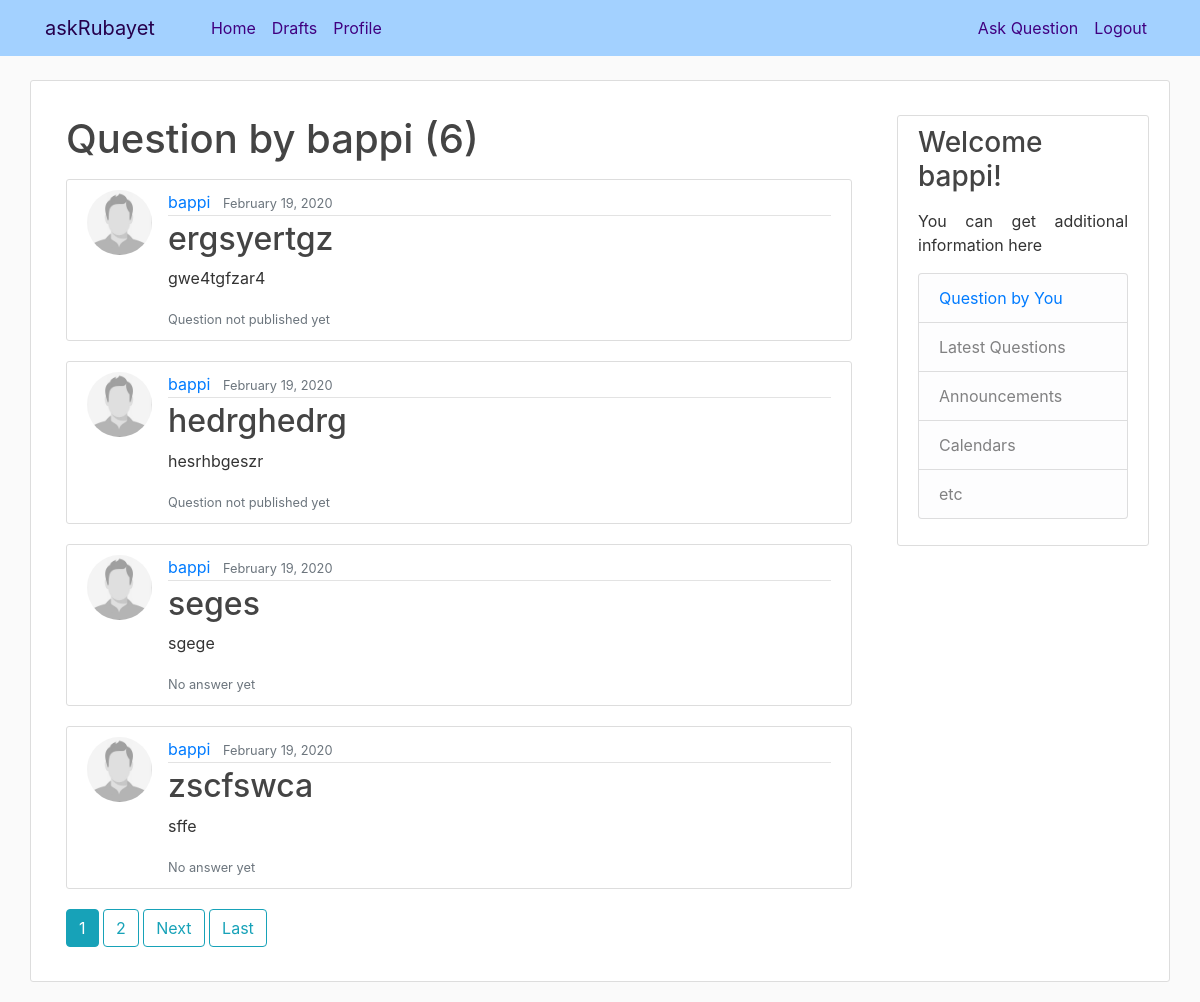
/user/bappi (signed in), run on an earlier commit of the app's database.
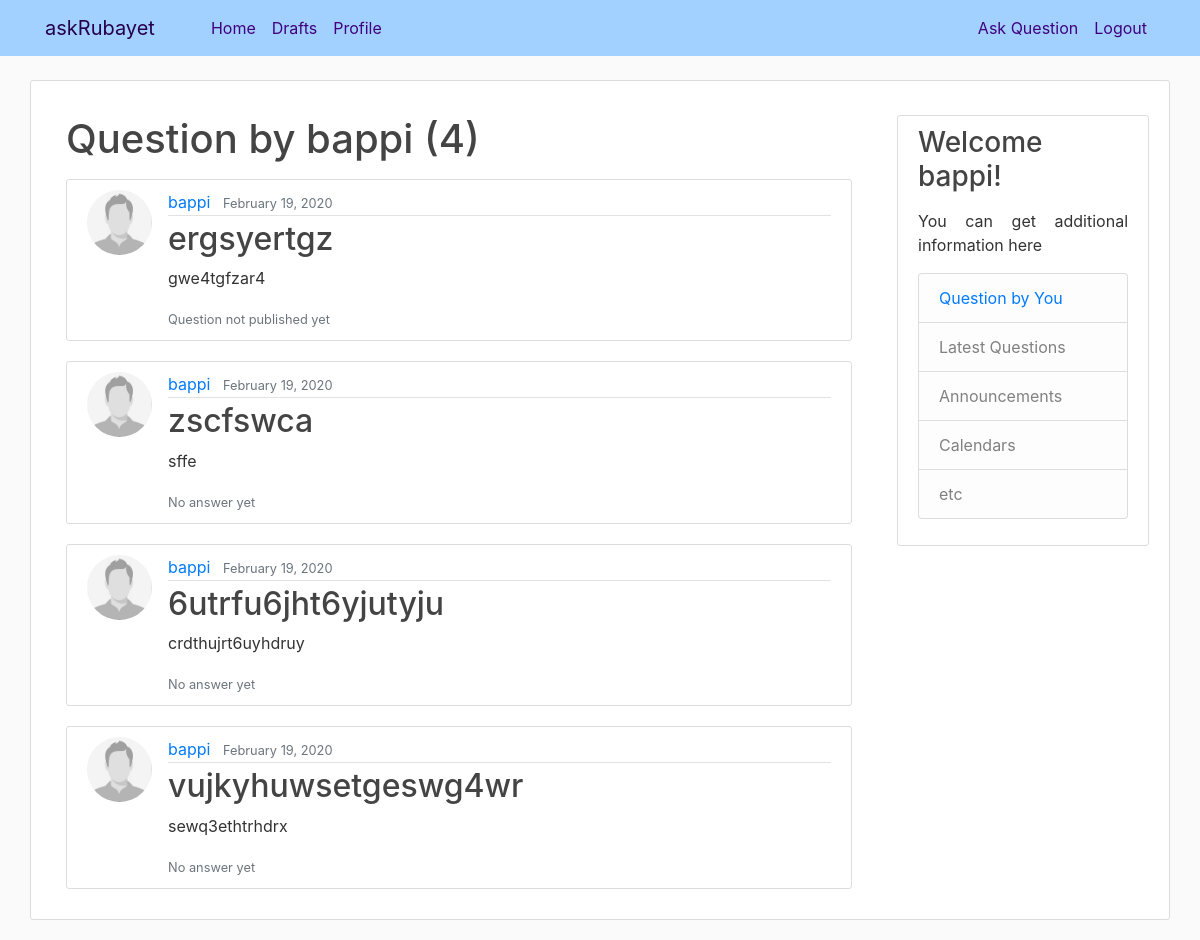
And on a later commit of the database.
### ask/models.py (models this page shows, shortened)
class Question(models.Model):
    author                  = models.ForeignKey(settings.AUTH_USER_MODEL, on_delete=models.CASCADE)
    title                   = models.CharField(max_length=300)
    optional_description    = models.TextField(blank=True, null=True)
    created_date            = models.DateTimeField(default=timezone.now)
    published_date          = models.DateTimeField(blank=True, null=True)
    def approved_answer(self):
        return self.answer.filter(approved_answer=True)

### users/models.py (models this page shows, shortened)
class Profile(models.Model):
    user = models.OneToOneField(User, on_delete=models.CASCADE)
    image = models.ImageField(default='default.jpg', upload_to='profile_pics')
    first_name = models.CharField(max_length=30, default='', blank=True, null=True)
    last_name = models.CharField(max_length=30, default='', blank=True, null=True)
    phone = models.CharField(max_length=17, default='', blank=True, null=True)

### ask/views.py (the view)
# urls.py: path('user/<str:username>', views.UserQuestionListView.as_view(), name='user_question_list'),
class UserQuestionListView(LoginRequiredMixin, ListView):
    model = Question
    template_name = 'ask/user_question_list.html'
    context_object_name = 'questions'
    paginate_by = 4
    def get_queryset(self):
        user = get_object_or_404(User, username=self.kwargs.get('username'))
        return Question.objects.filter(author=user).order_by('-created_date')

### ask/templates/ask/user_question_list.html (shortened to what this page needs)
{% extends "ask/base.html" %}
{% block content %}
<div class="container">
  <h1 class="mb-3">Question by {{ view.kwargs.username }} ({{ page_obj.paginator.count }})</h1>
    {% for question in questions %}
        <article class="media content-section">
          <img class="rounded-circle article-img" src="{{ question.author.profile.image.url }}">
          <div class="media-body">
            <div class="article-metadata">
              <a class="mr-2" href="{% url 'user_question_list' question.author.username %}">{{ question.author }}</a>
              <small class="text-muted">{{ question.created_date|date:"F d, Y" }}</small>
            </div>
            <h2><a class="article-title" href="{% url 'question_detail' question.id %}">{{ question.title }}</a></h2>
            <p class="article-content">{{ question.optional_description }}</p>
              {% if question.published_date %}
                {% if question.approved_answer %}
                  <small class="display-5"><a href="{% url 'question_detail' pk=question.pk %}">
                  {{ question.approved_answer.count }} Answers so far</a></small>
                {% else %}
                  <small class="text-muted">No answer yet</small>
                {% endif %}
              {% else %}
              <small class="text-muted">Question not published yet</small>
              {% endif %}
          </div>
        </article>
    {% empty %}
    <div class="container">
      <p>You have not asked any Question yet.</p>
      <p>  <a href="{% url 'question_new' %}">Ask a Question now</a>
        to see here.</p>
        </div>
    {% endfor %}
    {% if is_paginated %}
      {% for num in page_obj.paginator.page_range %}
        {% if page_obj.number == num %}
          <a class="btn btn-info mb-4" href="?page={{ num }}">{{ num }}</a>
        {% elif num > page_obj.number|add:'-3' and num < page_obj.number|add:'3' %}
          <a class="btn btn-outline-info mb-4" href="?page={{ num }}">{{ num }}</a>
        {% endif %}
      {% endfor %}
      {% if page_obj.has_next %}
        <a class="btn btn-outline-info mb-4" href="?page={{ page_obj.next_page_number }}">Next</a>
        <a class="btn btn-outline-info mb-4" href="?page={{ page_obj.paginator.num_pages }}">Last</a>
      {% endif %}
    {% endif %}
</div>
{% endblock content %}

### ask/templates/ask/base.html (shortened to what this page needs)
{% load static %}
<!DOCTYPE html>
<html lang="en" dir="ltr">
  <head>
    <link rel="stylesheet" href="https://maxcdn.bootstrapcdn.com/bootstrap/4.0.0/css/bootstrap.min.css">
    <link rel="stylesheet" type="text/css" href="{% static 'ask/main.css' %}">
  </head>
  <body>
    <header class="site-header">
      <nav class="navbar navbar-expand-md bg-steel fixed-top ">
        <div class="container">
          <a class="navbar-brand mr-5" style="color: #26004d;" href="{% url 'question_list' %}">askRubayet</a>
          <div class="collapse navbar-collapse" id="navbarToggle">
            <div class="navbar-nav mr-auto">
              <a class="nav-item nav-link" href="{% url 'question_list' %}">Home</a>
              {% if user.is_authenticated %}
              <a class="nav-item nav-link" href="{% url 'question_draft_list' %}"><span class="glyphicon glyphicon-edit">Drafts</span></a>
              <a class="nav-item nav-link" href="{% url 'profile' %}">Profile</a>
              {% else %}
              <a class="nav-item nav-link" href="{% url 'ask-about' %}">About</a>
              {% endif %}
            </div>
            <div class="navbar-nav">
              {% if user.is_authenticated %}
              <a class="nav-item nav-link" href="{% url 'question_new' %}" ><span class="glyphicon glyphicon-plus">Ask Question</span></a>
              <a class="nav-item nav-link" href="{% url 'logout' %}">Logout</a>
              {% else %}
              <a class="nav-item nav-link" href="{% url 'login' %}">Login</a>
              <a class="nav-item nav-link" href="{% url 'register' %}">Register</a>
              {% endif %}
            </div>
          </div>
        </div>
      </nav>
    </header>
    <main role="main" class="container mt-4 content-section">
      <div class="row mt-4">
        <div class="col-md-9">
          {% block content %}{% endblock %}
        </div>
        <div class="col-md-3">
          <div class="content-section">
              {% if user.is_authenticated %}
              <h3>Welcome {{ user.username }}!</h3>
              {% else %}
              <h3>Know more</h3>
              {% endif %}
              <p class='text-muted' style="text-align: left;">
              {% if user.is_authenticated %}
                <p>You can get additional information here</p>
              {% else %}
                To ask a question please register and login
              {% endif %}
              <ul class="list-group">
                {% if user.is_authenticated %}
                <li class="list-group-item list-group-item-light">
                  <a href="{% url 'user_question_list' user.username %}">Question by You</a>
                </li>
                {% endif %}
                <li class="list-group-item list-group-item-light">Latest Questions</li>
                <li class="list-group-item list-group-item-light">Announcements</li>
                <li class="list-group-item list-group-item-light">Calendars</li>
                <li class="list-group-item list-group-item-light">etc</li>
              </ul>
            </p>
          </div>
        </div>
      </div>
    </main>
  </body>
</html>

### ask/static/ask/main.css (style rules this page uses)
body { background: #fafafa; color: #333333; margin-top: 5rem; }
div { text-align: justify; }
h1, h2, h3, h4, h5, h6 { color: #444444; }
ul { margin: 0; }
.bg-steel { background-color: rgba(153, 204, 255, .9); color: #5c5c8a; }
.site-header .navbar-nav .nav-link { color: #400080; }
.content-section { background: #ffffff; padding: 10px 20px; border: 1px solid #dddddd; border-radius: 3px; margin-bottom: 20px; }
.article-title { color: #444444; }
.article-content { white-space: pre-line; }
.article-img { height: 65px; width: 65px; margin-right: 16px; }
.article-metadata { padding-bottom: 1px; margin-bottom: 4px; border-bottom: 1px solid #e3e3e3 }

What changed in the data, as far as the page shows it:
removed Question: author.profile.image (placeholder picture), author "bappi", created_date "February 19, 2020", title "hedrghedrg", optional_description "hesrhbgeszr", shows "Question not published yet"
removed Question: author.profile.image (placeholder picture), author "bappi", created_date "February 19, 2020", title "seges", optional_description "sgege", shows "No answer yet"
now on this page (row unchanged): Question: author.profile.image (placeholder picture), author "bappi", created_date "February 19, 2020", title "6utrfu6jht6yjutyju", optional_description "crdthujrt6uyhdruy", shows "No answer yet"
now on this page (row unchanged): Question: author.profile.image (placeholder picture), author "bappi", created_date "February 19, 2020", title "vujkyhuwsetgeswg4wr", optional_description "sewq3ethtrhdrx", shows "No answer yet"
Also different on the page:
{{ page_obj.paginator.count }}: "6" → "4"
list line gone: "1"
list line gone: "2"
text no longer shown: "Next Last"
